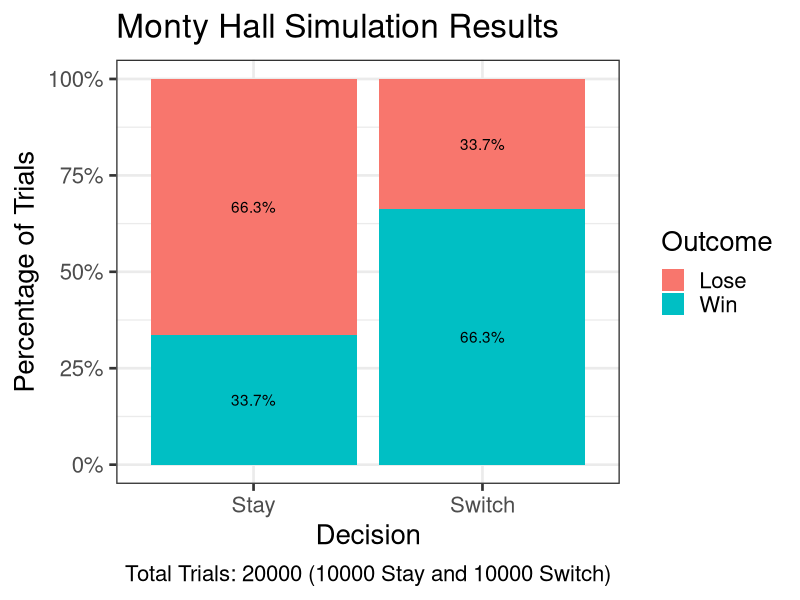

R code for this plot:
# +++++++++++++++++++++++++
# +++  R BOOTCAMP MISC  +++
# +++     MontyHall     +++
# +++++++++++++++++++++++++
# + AUTHOR: David Dobolyi +
# +++++++++++++++++++++++++

# -----
# Notes
# -----

# This script provides one possible simulation of the Monty Hall problem (that is intentionally relatively verbose). For other R implementations that helped inspire this example, see:

# http://www.bodowinter.com/tutorial/bw_doodling_monty_hall.pdf
# https://www.lilianccheung.com/data-blog/the-monty-hall-problem-with-r
# http://www.samsi.info/sites/default/files/Sun_R_lab_february2012.pdf

# ---------
# Libraries
# ---------

library(dplyr)
library(ggplot2)
library(scales)

# --------------
# Misc Functions
# --------------

# Establish required outersect function (source: https://www.r-bloggers.com/outersect-the-opposite-of-rs-intersect-function/):

outersect <- function(x, y) {
  sort(c(setdiff(x, y),
         setdiff(y, x)))
  }

# ------------------------------
# Monty Hall Simulation Function
# ------------------------------

montyHall <- function(decision = "stay", iterations = 10000, seed = 123) {
  
  # set random seed (for replicability)
  set.seed(seed)
  
  # establish the doors
  doors <- c("Prize", "No Prize", "No Prize")
  
  # create an empty vector for simulation outcomes
  theResult <- rep(NA, iterations)
  
  # run the simulation repeatedly for multiple iterations via for loop
  for (i in 1:iterations) {
    
    # randomize the doors
    theDoors <- sample(doors)
    
    # randomly choose a door for the contestant
    theChoice <- sample(1:3, 1)
    
    # determine host choice based on contest choice
    if (theDoors[theChoice] == "No Prize")
      theHostChoice <- outersect(which(theDoors == "No Prize"), theChoice)
    else if (theDoors[theChoice] == "Prize")
      theHostChoice <- sample(which(theDoors == "No Prize"), 1)
    
    # determine the contestant's final choice based on switch or stay decision preference
    if (decision == "switch")
      theFinalChoice <- outersect(c(theChoice, theHostChoice), 1:3)
    else if (decision == "stay")
      theFinalChoice <- theChoice
    
    # determine the result (i.e., win or lose)
    theResult[i] <- ifelse(theDoors[theFinalChoice] == "Prize", "Win", "Lose")
  
  }
  
  # calculate the proportion of wins
  winProp <- sum(theResult == "Win") / length(theResult)
  
  # print the win percentage to the console
  cat("Proportion of Wins: ", winProp * 100, "% (", decision, ")\n", sep = "")
  
  # return results
  return(
    list(
      WinProp = winProp,
      SimulationResults = theResult
      )
    )
  
  }

# --------------------------------------
# Run the Simulation for Stay vs. Switch
# --------------------------------------

stayResults   <- montyHall(decision = "stay", iterations = 10000)
switchResults <- montyHall(decision = "switch", iterations = 10000)

# ----------------
# Organize Results
# ----------------

# Create a data.frame of the simulation results based on decision type:

overallResults <- data.frame(
  Decision = c(rep("Stay",   length(stayResults$SimulationResults)), 
               rep("Switch", length(switchResults$SimulationResults))),
  Outcome = c(  stayResults$SimulationResults,
              switchResults$SimulationResults)
)

head(overallResults)

# ---------------------------
# Manipulate and Plot Results
# ---------------------------

# Calculate win/lose percentages by decision:

plotDat <- overallResults %>% 
  group_by(Decision) %>% 
  count(Outcome) %>% 
  mutate(Percent = n/sum(n))

head(plotDat)

ggplot(plotDat, aes(x = Decision, y = Percent, fill = Outcome)) + 
  geom_bar(stat = "identity") + 
  geom_text(aes(label = paste0(sprintf("%1.1f", Percent * 100), "%")), position = position_stack(vjust = 0.5)) + 
  scale_y_continuous(labels = percent) + 
  ylab("Percentage of Trials") + 
  theme_bw(base_size = 20) + 
  labs(title = "Monty Hall Simulation Results",
       caption = paste("Total Trials: ", nrow(overallResults), " (", nrow(filter(overallResults, Decision == "Stay")), " Stay and ", nrow(filter(overallResults, Decision == "Switch")), " Switch)", sep = "")) + 
  theme(plot.caption = element_text(hjust = 0.5))

# To understand this code (e.g., percentage labels using geom_text), see: https://stackoverflow.com/questions/37817809/r-ggplot-stacked-bar-chart-with-counts-on-y-axis-but-percentage-as-label